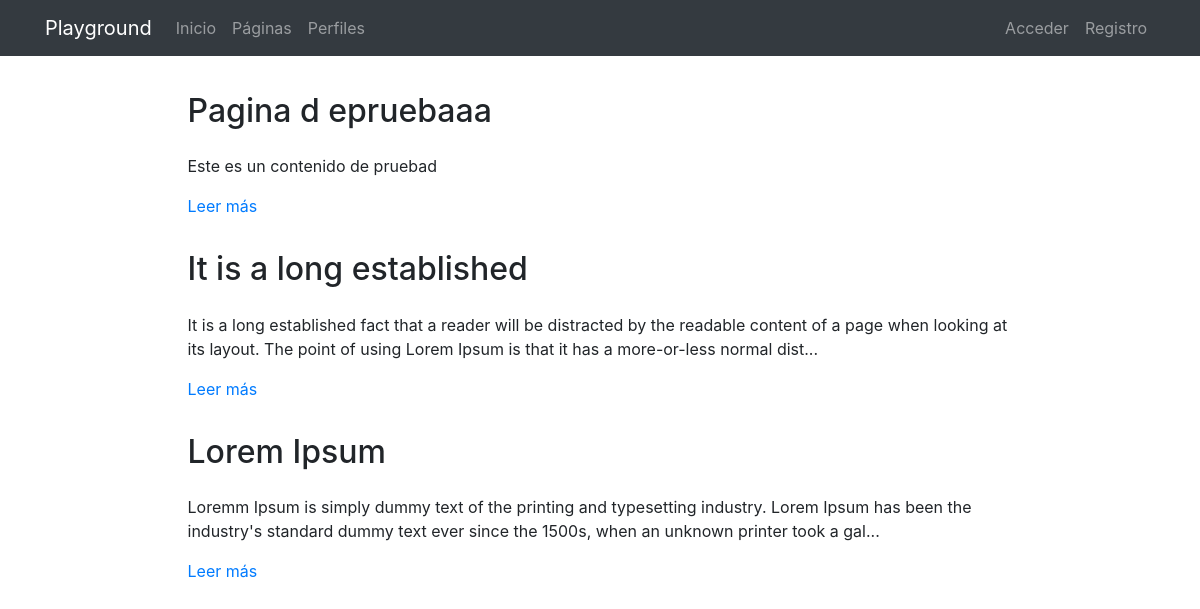
The page /pages/ on the database its author committed.
### pages/models.py (models this page shows, shortened)
class Page(models.Model):
    title = models.CharField(verbose_name="Título", max_length=200)
    content = RichTextField(verbose_name="Contenido")
    order = models.SmallIntegerField(verbose_name="Orden", default=0)
    created = models.DateTimeField(auto_now_add=True, verbose_name="Fecha de creación")
    updated = models.DateTimeField(auto_now=True, verbose_name="Fecha de edición")
    class Meta:
        verbose_name = "página"
        verbose_name_plural = "páginas"
        ordering = ['order', 'title']

### pages/views.py (the view)
# urls.py: path('', PageListView.as_view(), name='pages'),
class PageListView(ListView):
    model = Page

### pages/templates/pages/page_list.html (shortened to what this page needs)
{% extends 'core/base.html' %}
{% load static %}
{% block content %}
{% include 'pages/includes/pages_menu.html' %}
<main role="main">
  <div class="container mb-4">
    {% for page in page_list|dictsort:"id" reversed %}
      <div class="row mt-3">
        <div class="col-md-9 mx-auto">
          <h2 class="mb-4">{{page.title}}</h2>
          <div>
            <p>{{page.content|striptags|safe|truncatechars:"200"}}</p>
            <p><a href="{% url 'pages:page' page.id page.title|slugify %}">Leer más</a>
            </p>
          </div>
        </div>
      </div>
    {% endfor %}
  </div>
</main>
{% endblock %}

### core/static/core/css/main.css (style rules this page uses)
main { padding-top: 20px; }
:root { --jumbotron-padding-y: 3rem; }

### rows shown on the page
Page: title "Pagina d epruebaaa", content "Este es un contenido de pruebad"
Page: title "It is a long established", content "It is a long established fact that a reader will be distracted by the readable content of a page when looking at its layout. The point of using Lorem Ipsum is that it has a more-or-less normal dist..."
Page: title "Lorem Ipsum", content "Loremm Ipsum is simply dummy text of the printing and typesetting industry. Lorem Ipsum has been the industry's standard dummy text ever since the 1500s, when an unknown printer took a gal..."
